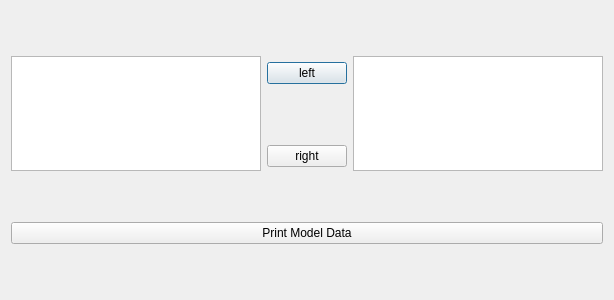
<?xml version="1.0" encoding="UTF-8"?>
<ui version="4.0">
 <class>drag_drop</class>
 <widget class="QDialog" name="drag_drop">
  <property name="geometry">
   <rect>
    <x>0</x>
    <y>0</y>
    <width>614</width>
    <height>300</height>
   </rect>
  </property>
  <property name="windowTitle">
   <string>Dialog</string>
  </property>
  <layout class="QGridLayout" name="gridLayout">
   <item row="0" column="0" rowspan="2">
    <widget class="custom_table_view" name="listViewLeft">
     <property name="dragEnabled">
      <bool>false</bool>
     </property>
     <property name="dragDropOverwriteMode">
      <bool>false</bool>
     </property>
     <property name="dragDropMode">
      <enum>QAbstractItemView::DragDrop</enum>
     </property>
     <property name="defaultDropAction">
      <enum>Qt::MoveAction</enum>
     </property>
    </widget>
   </item>
   <item row="0" column="1">
    <widget class="QPushButton" name="pushButtonLeft">
     <property name="text">
      <string>left</string>
     </property>
    </widget>
   </item>
   <item row="0" column="2" rowspan="2">
    <widget class="custom_table_view" name="listViewRight">
     <property name="dragEnabled">
      <bool>false</bool>
     </property>
     <property name="dragDropOverwriteMode">
      <bool>false</bool>
     </property>
     <property name="dragDropMode">
      <enum>QAbstractItemView::DragDrop</enum>
     </property>
     <property name="defaultDropAction">
      <enum>Qt::MoveAction</enum>
     </property>
    </widget>
   </item>
   <item row="1" column="1">
    <widget class="QPushButton" name="pushButtonRight">
     <property name="text">
      <string>right</string>
     </property>
    </widget>
   </item>
   <item row="2" column="0" colspan="3">
    <widget class="QPushButton" name="pushButtonPrint">
     <property name="text">
      <string>Print Model Data</string>
     </property>
    </widget>
   </item>
  </layout>
 </widget>
 <customwidgets>
  <customwidget>
   <class>custom_table_view</class>
   <extends>QListView</extends>
   <header location="global">custom_table_view.hpp</header>
  </customwidget>
 </customwidgets>
 <resources/>
 <connections/>
</ui>
